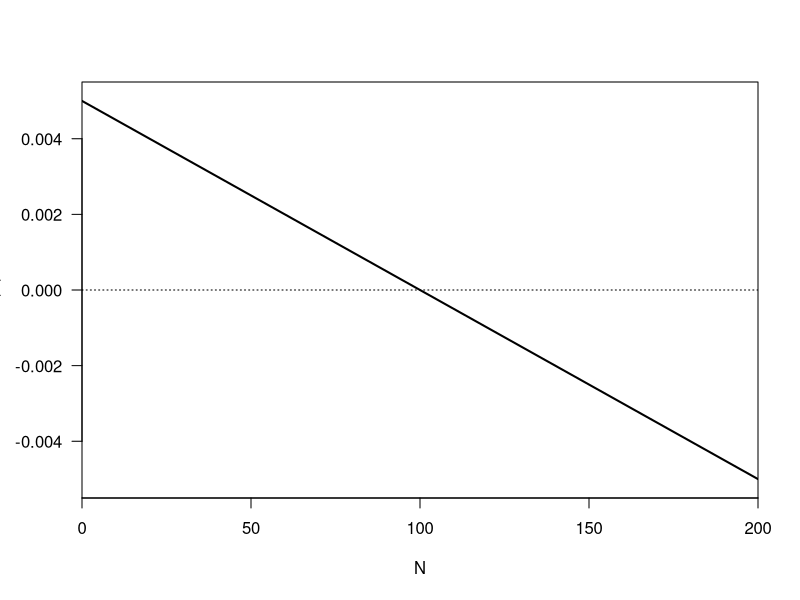
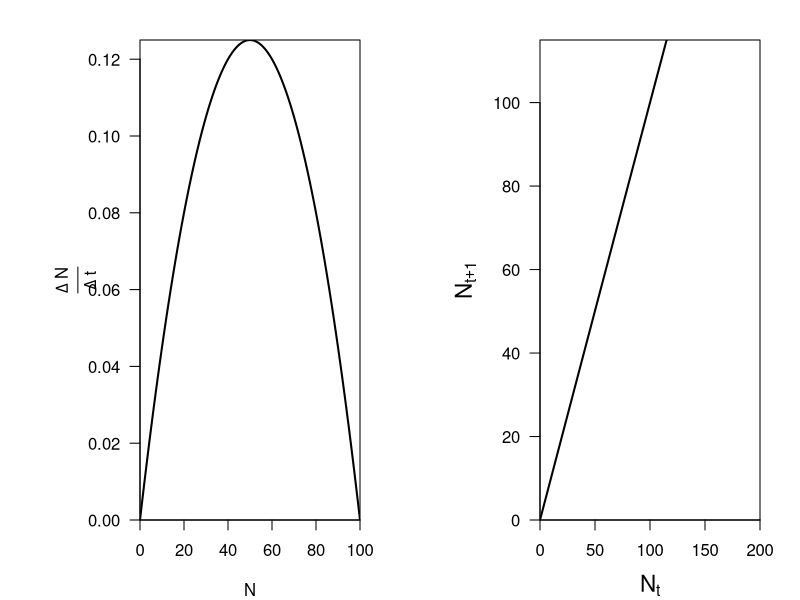

Write the R code that produced these figures, in order.
#' The structure of the Logistic Model
#'
##install.packages("settings")

##library(ggplot2)
##library(tidyverse)
##library(settings)


#' Generate figures 2.3 and 2.4 (as separate plots in the Plots window) showing the assumed linear relationship between per-capita growth rate and population density, and the resulting relationship between Delta N  /Delta t and Population size.  Each plot will appear as a new plot in the Rstudio Plot Window.  Click on the arrow icon in the Plot window to move forward or backward to see the two plots
#### the logistic model presumes that the difference between birth rate and death rate decline linnearly with population size(N)
# first generate Figure 2.3

## 2.3 assumes that the per capita productivity decline swith a population size in a straight line
# specify parameters
r =  .005
K =  100
##par(mar = par("mar"))

Nlist <- 0:200
# close whatever plotting device is open so that we can start a new one
# reset graphic parameters to default
##reset_graphics_par()

##par <- settings::reset_par()
par(las = 1)

log_fun <- function(x, r, K) r * (1 - x / K)

plot(
  Nlist,
  log_fun(Nlist, r, K),
  type = "l",
  lwd = 2,
  col = "black",
  xlim = c(min(Nlist), max(Nlist)),
  ylim = c(-r * 1.1, r * 1.1),
  ylab = "",
  xlab = "N",
  yaxs = "i",
  xaxs = "i",
  cex.axis = 1.0,
  cex.lab = 1.0
)
abline(h = 0, xpd = F, lty = "dotted")
par(las = 0)
mtext(
  side = 2,
  line = 4,
  cex = 1,
  text = "f(N)"
)
text(
  x = 10,
  y = 0.515,
  labels = "r",
  cex = 1
)
text(
  x = 102,
  y = 0.05,
  labels = "K",
  cex = 1
)
text(
  x = 55,
  y = 0.25,
  labels = expression(slope == -beta),
  cex = 1,
  pos = 4
)
dev.off()


# plot figure 2.4
plot.new()
Nlist <- 0:100
log.plot <- Nlist * r * (1 - Nlist / K)
# set graphics parameters
par(las = 1, mar = c(4,7,2,2), mfrow = c(1,2))

plot(
  Nlist,
  log.plot,
  type = "l",
  col = "black",
  lwd = 2,
  cex = 1.5,
  xlab = "N",
  ylab = "",
  xlim = c(0, 100),
  xaxs = "i",
  yaxs = "i",
  cex.axis = 1,
  cex.lab = 1
)
# change graphic paramter las back to 0
par(las = 0)
# add axis labels

mtext(
  side = 2,
  line = 2,
  text = expression(frac(Delta ~ N, Delta ~ t))
)
par(las = 1)
# now plot Ntplus1 vs. Nt
Nt <- 0:200
Ntplus1 <- Nt + r * Nt * (1 - Nt /K)
plot(
  Nt,
  Ntplus1,
  type = "l",
  col = "black",
  lwd = 2,
  cex = 1.5,
  xlab = expression(paste("N"["t"])),
  ylab = expression(paste("N"["t"+1])),
  xlim = c(0, 200),
  xaxs = "i",
  yaxs = "i",
  ylim = c(0, 115),
  cex.axis = 1,
  cex.lab = 1.35, sep = "\n")

